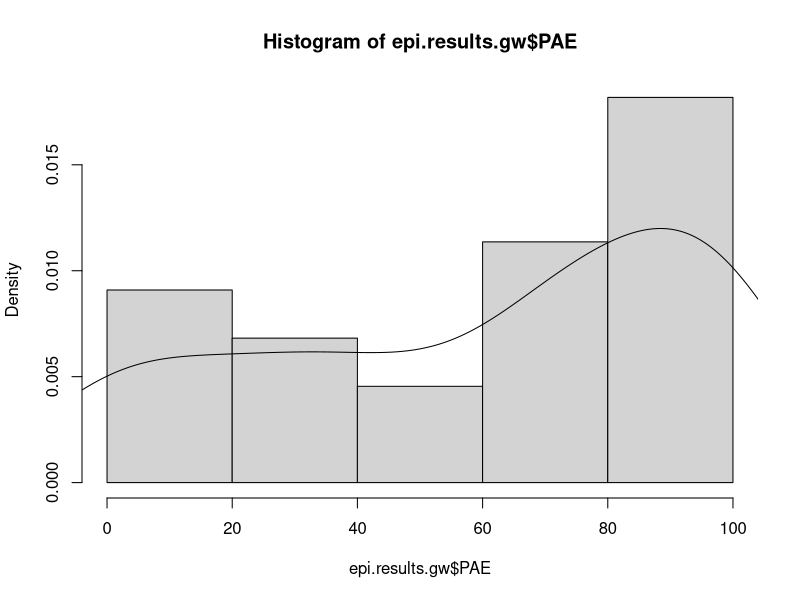
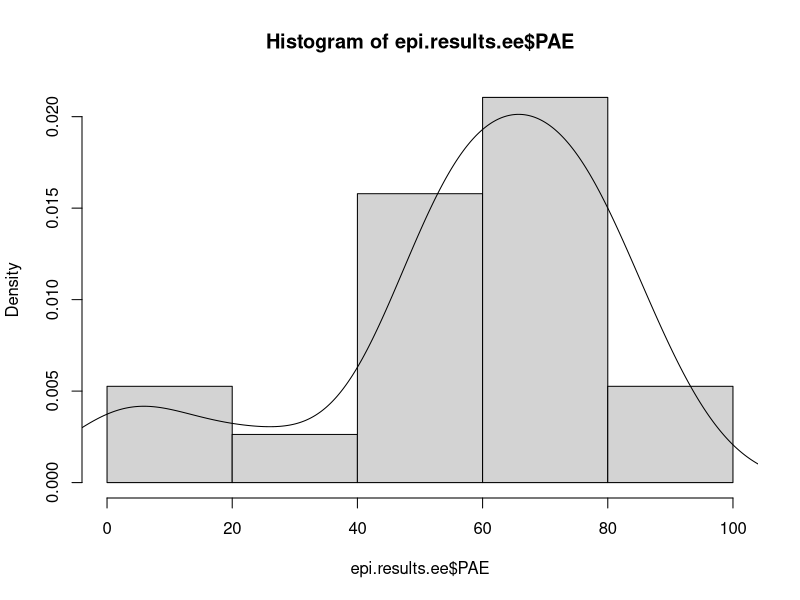
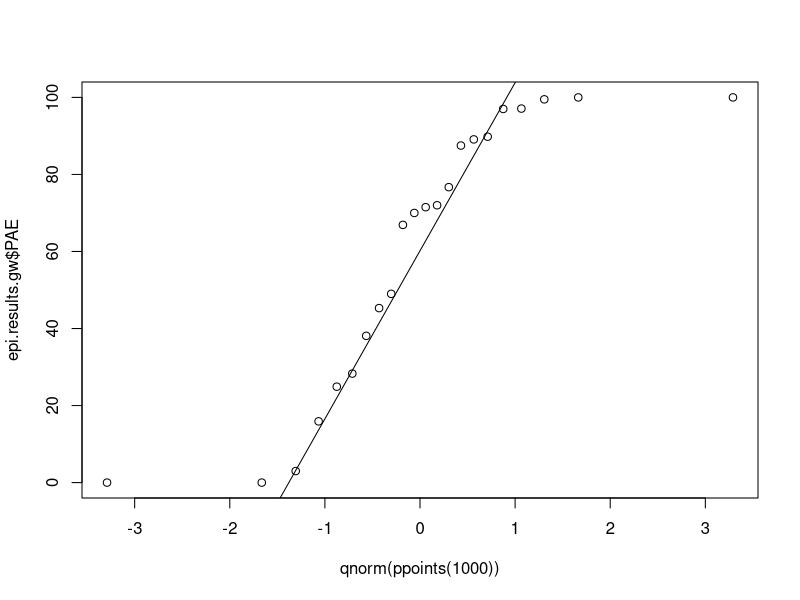
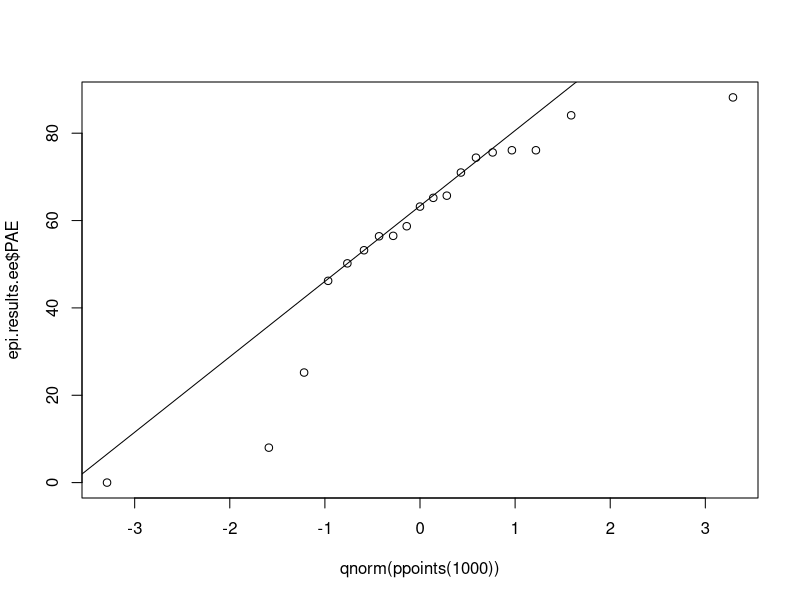
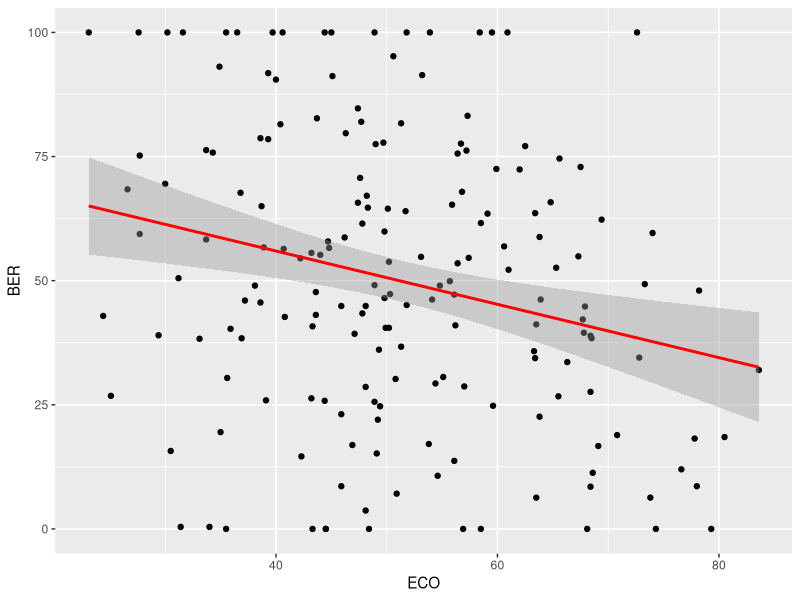
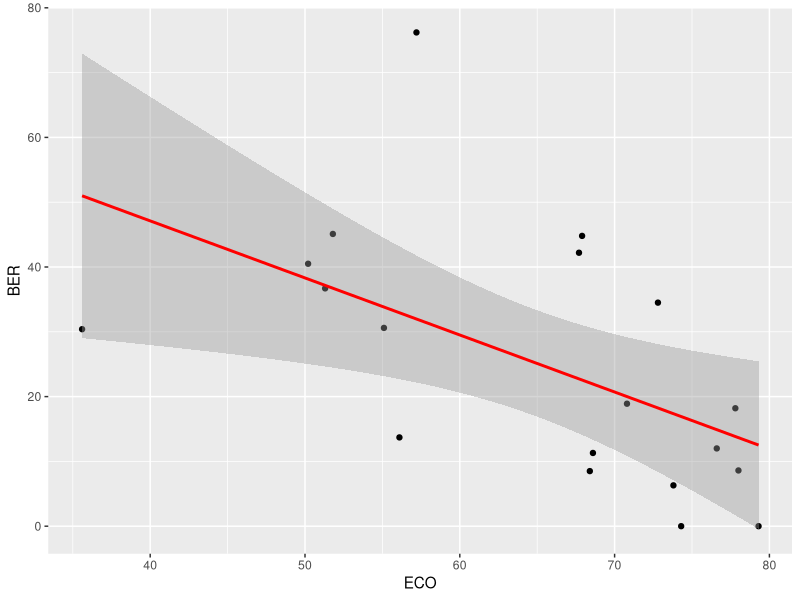
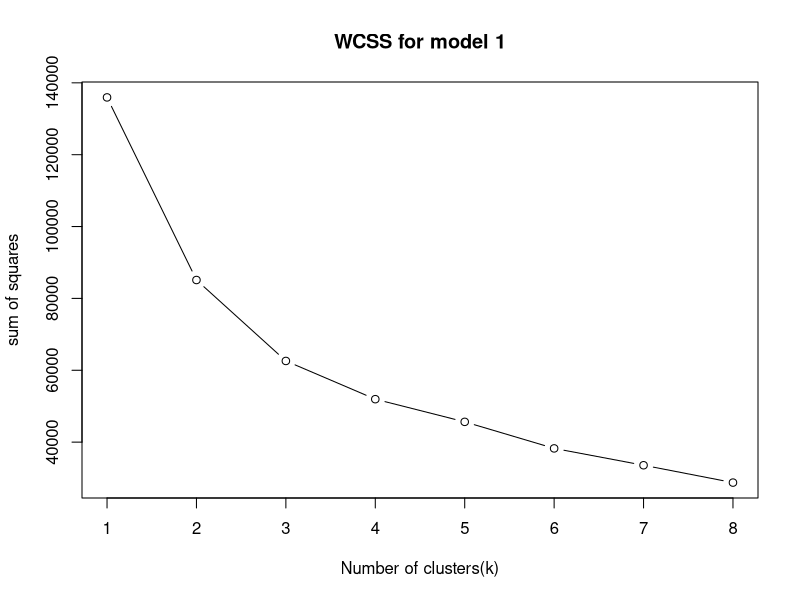
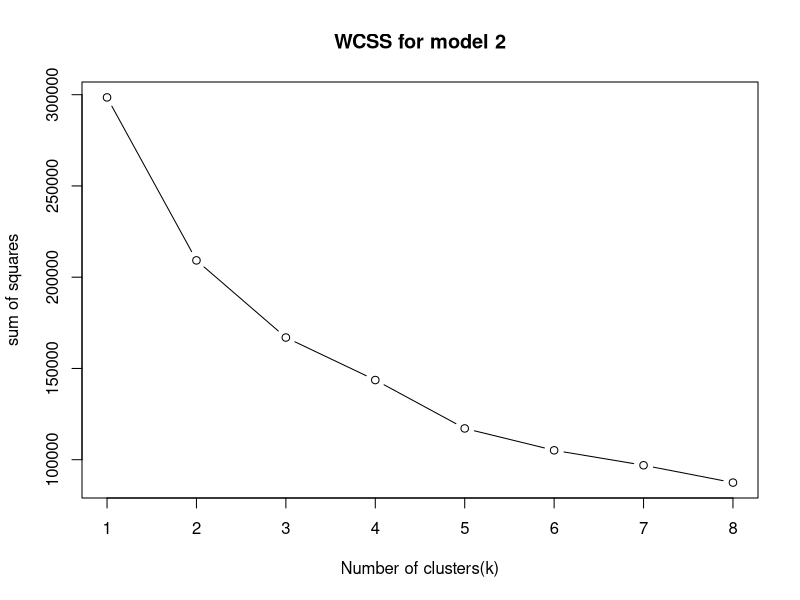

The R source for these figures, in order:
## ---- chunk 1
library(ggplot2)
library(class)
## Call the NaiveBayes Classifier Package e1071, which auto calls the Class package ##
library("e1071")

#load in epi
epi.results <- read.csv("epi2024results_DA_F24_lab03.csv", header=TRUE)

# split up the data into 2 regions
epi.results.gw <- epi.results[epi.results$region == "Global West",]
epi.results.ee <- epi.results[epi.results$region == "Eastern Europe",]

# histogram for Global West region
hist(x=epi.results.gw$PAE, prob=TRUE) 
lines(density(epi.results.gw$PAE,na.rm=TRUE,bw="SJ"))

# histogram for Eastern Europe region
hist(x=epi.results.ee$PAE, prob=TRUE) 
lines(density(epi.results.ee$PAE,na.rm=TRUE,bw="SJ"))
## ---- chunk 2
### Q-Q Plot for Global West compared to the quantile normal distribution
qqplot(qnorm(ppoints(1000)), epi.results.gw$PAE)
qqline(epi.results.gw$PAE)

### Q-Q Plot for Eastern Europe compared to the quantile normal distribution
qqplot(qnorm(ppoints(1000)), epi.results.ee$PAE)
qqline(epi.results.ee$PAE)
## ---- chunk 3
### linear model with a subset of 5 variables
epi.lm <- lm(EPI~ECO+TBN+PHL+RLI+BER,epi.results)
epi.lm$coefficients
## ---- chunk 4
### scatterplot of EPI and ECO
ggplot(epi.results, aes(x=ECO, y=BER)) +
  geom_point() +
  geom_smooth(method = "lm", color = "red")
## ---- chunk 5
### linear model with a subset of 5 variables that's a subset of the Eastern European region
epi.lm.ee <- lm(EPI~ECO+TBN+PHL+RLI+BER,epi.results.ee)
epi.lm.ee$coefficients
### scatterplot of EPI and ECO
ggplot(epi.results.ee, aes(x=ECO, y=BER)) +
  geom_point() +
  geom_smooth(method = "lm", color = "red")
## ---- chunk 6
epi.results.3r <- epi.results[epi.results$region %in% c("Southern Asia", "Eastern Europe", "Greater Middle East"), c("region", "ECO", "TBN", "PHL", "RLI", "BER")]
epi.results.3r <- remove_missing(epi.results.3r)
ind <- sample(2, nrow(epi.results.3r), replace=TRUE, prob=c(0.7, 0.3))
KNNtrain <- remove_missing(epi.results.3r[ind==1,])
KNNtest <- remove_missing(epi.results.3r[ind==2,])

KNNpred <- knn(train = KNNtrain[2:6], test = KNNtest[2:6], cl = KNNtrain$region, k = 3)
accuracy <- (table(KNNpred == KNNtest$region)["TRUE"] / nrow(KNNtest))
table(KNNpred, KNNtest$region)
accuracy
## ---- chunk 7
epi.results.3r2 <- epi.results[epi.results$region %in% c("Asia-Pacific", "Latin America & Caribbean", "Sub-Saharan Africa"), c("region", "ECO", "TBN", "PHL", "RLI", "BER")]
epi.results.3r2 <- remove_missing(epi.results.3r2)
ind <- sample(2, nrow(epi.results.3r2), replace=TRUE, prob=c(0.7, 0.3))
KNNtrain2 <- remove_missing(epi.results.3r2[ind==1,])
KNNtest2 <- remove_missing(epi.results.3r2[ind==2,])

KNNpred2 <- knn(train = KNNtrain2[2:6], test = KNNtest2[2:6], cl = KNNtrain2$region, k = 3)
accuracy2 <- (table(KNNpred2 == KNNtest2$region)["TRUE"] / nrow(KNNtest2))
table(KNNpred2, KNNtest2$region)
accuracy2
## ---- chunk 8
results <- kmeans(x=epi.results.3r[2:6], centers=3)
results2 <- kmeans(x=epi.results.3r2[2:6], centers=3)
results$tot.withinss
results2$tot.withinss
## ---- chunk 9
k.max = 8
wss<- sapply(1:k.max,function(k){kmeans(epi.results.3r[,2:6], k)$tot.withinss})
plot(1:k.max,wss, type= "b", xlab = "Number of clusters(k)", ylab = "Within cluster
sum of squares", main="WCSS for model 1")
wss<- sapply(1:k.max,function(k){kmeans(epi.results.3r2[,2:6], k)$tot.withinss})
plot(1:k.max,wss, type= "b", xlab = "Number of clusters(k)", ylab = "Within cluster
sum of squares", main="WCSS for model 2")
